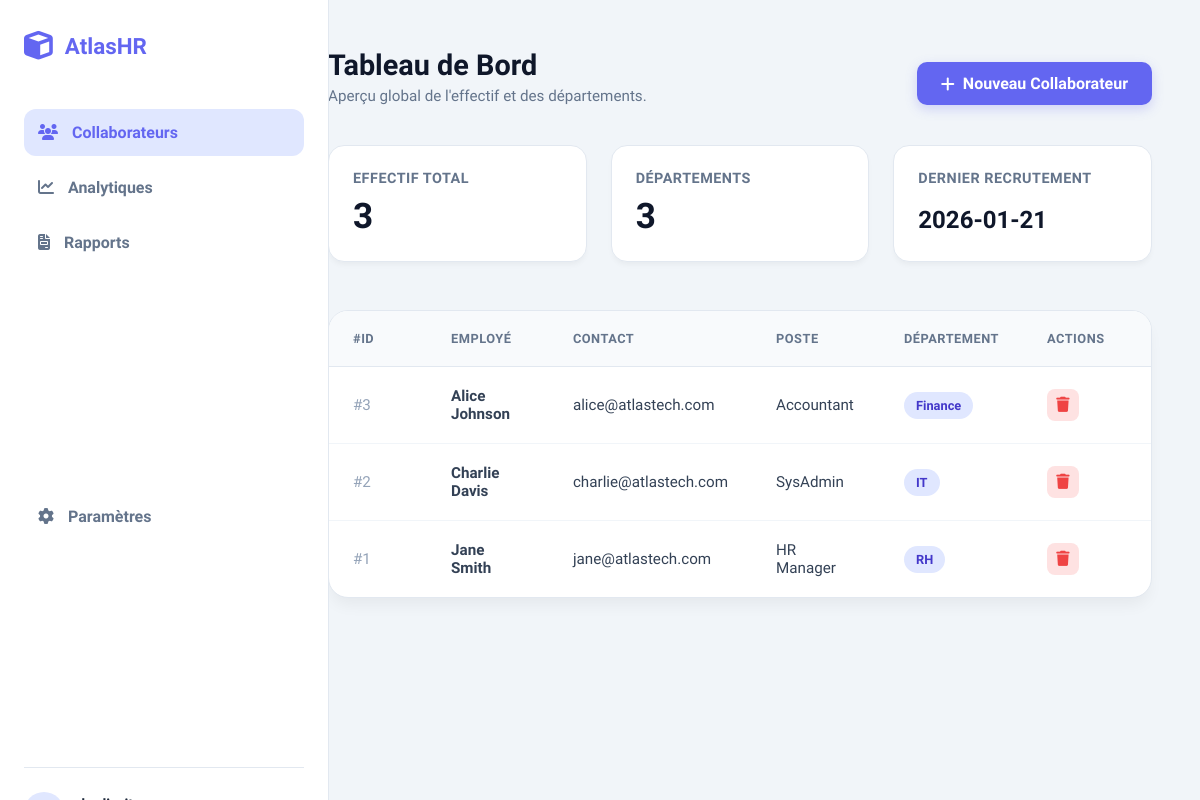
/index.php (signed in), run on an earlier commit of the app's database.
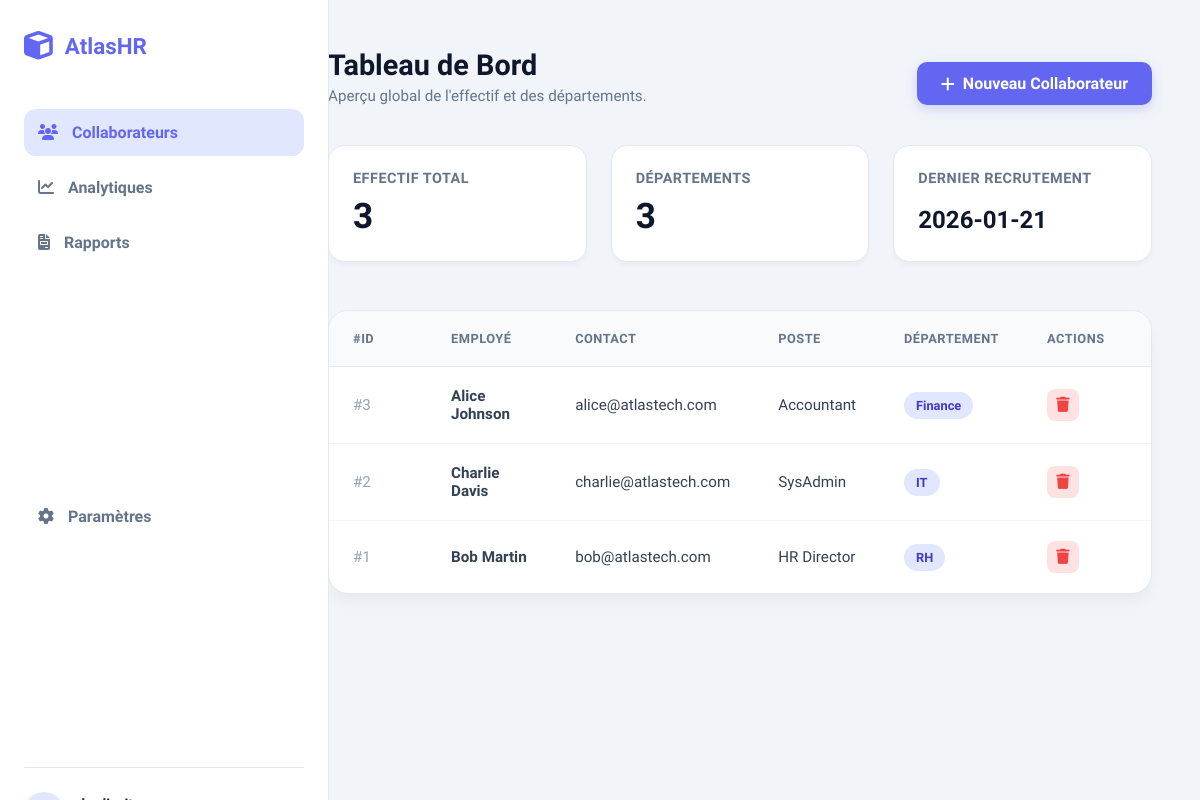
And on a later commit of the database.
### tables this page shows
CREATE TABLE employees (
    id INT AUTO_INCREMENT PRIMARY KEY,
    username VARCHAR(50) UNIQUE NOT NULL,
    password VARCHAR(255) NOT NULL,  
    first_name VARCHAR(50) NOT NULL,
    last_name VARCHAR(50) NOT NULL,
    email VARCHAR(100) NOT NULL,
    position VARCHAR(50) NOT NULL,
    department VARCHAR(50) NOT NULL,
    salary DECIMAL(10, 2),
    hired_date DATE DEFAULT CURRENT_DATE
);

### index.php (the view, shortened to what this page needs)
<?php
include 'db.php';
?>
<!DOCTYPE html>
<html lang="fr">
<head>
    <link href="https://cdnjs.cloudflare.com/ajax/libs/font-awesome/6.4.0/css/all.min.css" rel="stylesheet">
</head>
<body>
    <nav class="sidebar">
        <div class="brand">
            <i class="fas fa-cube"></i> AtlasHR
        </div>
        <a href="#" class="nav-link active">
            <i class="fas fa-users"></i>
            Collaborateurs
        </a>
        <a href="#" class="nav-link">
            <i class="fas fa-chart-line"></i>
            Analytiques
        </a>
        <a href="#" class="nav-link">
            <i class="fas fa-file-invoice"></i>
            Rapports
        </a>
        <a href="#" class="nav-link" style="margin-top:auto;">
            <i class="fas fa-cog"></i>
            Paramètres
        </a>
        <div class="user-block">
            <div class="user-info">
                <div class="user-avatar">
                </div>
            </div>
        </div>
    </nav>
    <main class="main-content">
        <div class="header">
            <div>
                <h1>Tableau de Bord</h1>
                <p class="subtitle">Aperçu global de l'effectif et des départements.</p>
            </div>
            <a href="create.php" class="btn-add">
                <i class="fas fa-plus"></i> Nouveau Collaborateur
            </a>
        </div>
        <?php
            $total_emp = $conn->query("SELECT count(*) as c FROM employees")->fetch_assoc()['c'];
            $total_depts = $conn->query("SELECT count(distinct department) as c FROM employees")->fetch_assoc()['c'];
            $latest_hire = $conn->query("SELECT hired_date FROM employees ORDER BY hired_date DESC LIMIT 1")->fetch_assoc()['hired_date'] ?? 'N/A';
        ?>
        <div class="stats-grid">
            <div class="stat-card">
                <div class="stat-meta">Effectif Total</div>
                <div class="stat-value"><?php echo $total_emp; ?></div>
            </div>
            <div class="stat-card">
                <div class="stat-meta">Départements</div>
                <div class="stat-value"><?php echo $total_depts; ?></div>
            </div>
            <div class="stat-card">
                <div class="stat-meta">Dernier Recrutement</div>
                <div class="stat-value" style="font-size:1.5rem; margin-top:1.2rem;"><?php echo $latest_hire; ?></div>
            </div>
        </div>
        <div class="table-wrapper">
            <table>
                <thead>
                    <tr>
                        <th width="50">#ID</th>
                        <th>Employé</th>
                        <th>Contact</th>
                        <th>Poste</th>
                        <th>Département</th>
                        <th width="80" class="text-end">Actions</th>
                    </tr>
                </thead>
                <tbody>
                    <?php
                    $sql = "SELECT * FROM employees ORDER BY id DESC";
                    $result = $conn->query($sql);
                    if ($result->num_rows > 0) {
                        while($row = $result->fetch_assoc()) {
                            echo "<tr>
                                <td style='color:#94a3b8;'>#" . $row["id"] . "</td>
                                <td>
                                    <div style='font-weight:700;'>" . $row["first_name"] . " " . $row["last_name"] . "</div>
                                </td>
                                <td>" . $row["email"] . "</td>
                                <td>" . $row["position"] . "</td>
                                <td><span class='badge'>" . $row["department"] . "</span></td>
                                <td>
                                    <a href='delete.php?id=" . $row["id"] . "' class='action-btn' onclick='return confirm(\"Supprimer cet employé ?\")'>
                                        <i class='fas fa-trash'></i>
                                    </a>
                                </td>
                            </tr>";
                        }
                    } else {
                        echo "<tr><td colspan='6' style='text-align:center; padding:2rem; color:#94a3b8;'>Aucun collaborateur trouvé.</td></tr>";
                    }
                    ?>
                </tbody>
            </table>
        </div>
    </main>
</body>
</html>

### index.php (style rules this page uses)
:root { --primary: #6366f1; --primary-light: #e0e7ff; --secondary: #64748b; --bg-body: #f1f5f9; --bg-card: #ffffff; --text-dark: #1e293b; --text-light: #64748b; --sidebar-width: 280px; }
body { font-family: 'Plus Jakarta Sans', sans-serif; background-color: var(--bg-body); margin: 0; display: flex; min-height: 100vh; color: var(--text-dark); }
.sidebar { width: var(--sidebar-width); background: #ffffff; border-right: 1px solid #e2e8f0; display: flex; flex-direction: column; position: fixed; height: 100vh; padding: 2rem 1.5rem; z-index: 100; }
.brand { display: flex; align-items: center; gap: 12px; font-size: 1.4rem; font-weight: 800; color: var(--primary); margin-bottom: 3rem; }
.brand i { font-size: 1.8rem; }
.nav-link { display: flex; align-items: center; gap: 14px; padding: 14px; color: var(--secondary); text-decoration: none; border-radius: 12px; font-weight: 600; margin-bottom: 0.5rem; transition: all 0.2s; }
.nav-link:hover, .nav-link.active { background-color: var(--primary-light); color: var(--primary); }
.user-block { margin-top: auto; border-top: 1px solid #e2e8f0; padding-top: 1.5rem; display: flex; align-items: center; justify-content: space-between; }
.user-info { display: flex; align-items: center; gap: 10px; }
.user-avatar { width: 40px; height: 40px; border-radius: 50%; background: var(--primary-light); color: var(--primary); display: flex; align-items: center; justify-content: center; font-weight: 700; }
.main-content { margin-left: var(--sidebar-width); flex: 1; padding: 3rem; }
.header { display: flex; justify-content: space-between; align-items: flex-end; margin-bottom: 2.5rem; }
h1 { margin: 0; font-size: 1.8rem; font-weight: 700; color: #0f172a; }
p.subtitle { margin: 5px 0 0; color: var(--text-light); font-size: 0.95rem; }
.btn-add { background: var(--primary); color: white; padding: 12px 24px; border-radius: 10px; text-decoration: none; font-weight: 600; display: inline-flex; align-items: center; gap: 8px; box-shadow: 0 4px 12px rgba(99, 102, 241, 0.25); transition: transform 0.2s; }
.stats-grid { display: grid; grid-template-columns: repeat(3, 1fr); gap: 1.5rem; margin-bottom: 3rem; }
.stat-card { background: white; padding: 1.5rem; border-radius: 16px; border: 1px solid #e2e8f0; box-shadow: 0 4px 6px -2px rgba(0, 0, 0, 0.05); }
.stat-meta { color: var(--text-light); font-size: 0.9rem; font-weight: 600; text-transform: uppercase; letter-spacing: 0.5px; }
.stat-value { font-size: 2.2rem; font-weight: 700; color: #0f172a; margin: 0.5rem 0 0; }
.table-wrapper { background: white; border-radius: 20px; box-shadow: 0 10px 15px -3px rgba(0, 0, 0, 0.05); overflow: hidden; border: 1px solid #e2e8f0; }
table { width: 100%; border-collapse: collapse; }
th { background: #f8fafc; text-align: left; padding: 1.25rem 1.5rem; font-size: 0.8rem; font-weight: 700; text-transform: uppercase; color: #64748b; letter-spacing: 0.5px; border-bottom: 1px solid #e2e8f0; }
td { padding: 1.25rem 1.5rem; border-bottom: 1px solid #f1f5f9; color: #334155; font-size: 0.95rem; font-weight: 500; }
tr:last-child td { border-bottom: none; }
.badge { background: #e0e7ff; color: #4338ca; padding: 6px 12px; border-radius: 20px; font-size: 0.8rem; font-weight: 700; }
.action-btn { width: 32px; height: 32px; border-radius: 8px; display: flex; align-items: center; justify-content: center; background: #fee2e2; color: #ef4444; text-decoration: none; transition: all 0.2s; }

What changed in the data, as far as the page shows it:
changed employees "RH": first_name "Jane" → "Bob"; last_name "Smith" → "Martin"; email "jane@atlastech.com" → "bob@atlastech.com"; position "HR Manager" → "HR Director"
